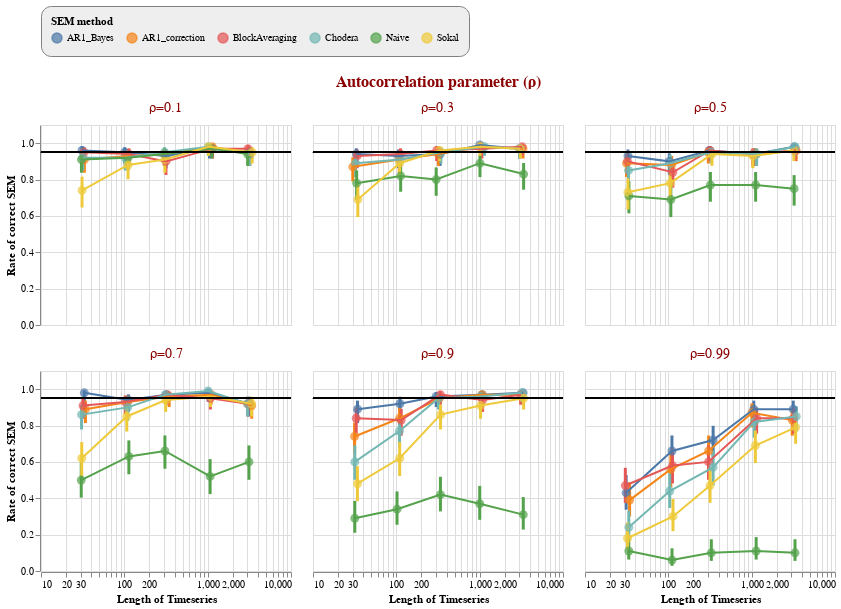

Notebook code for this chart:
### Markdown cell above
# Static version:

### Code cell
# the base chart
base = alt.Chart(data).transform_calculate(
    x_jittered = '0.15*random()*datum.timeSeriesLength+datum.timeSeriesLength',
     #ymin="datum.rate-datum.confInt",
     #ymax="datum.rate+datum.confInt",
    ymin = "datum.confIntLow",
    ymax = "datum.confIntHigh",
    goal='0.95')



#generate the scatter points:
points = base.mark_point(filled=True).encode(
    x=alt.X('x_jittered:Q', scale=alt.Scale(type='log'), title='Length of Timeseries'),
    y=alt.Y('rate:Q', scale=alt.Scale(domain=[0,1.04]), title='Rate of correct SEM'),
    size=alt.value(80),
    color=alt.Color('methodName', legend=alt.Legend(title="SEM method")))

#generate the scatter points:
line = base.mark_line().encode(
    x=alt.X('x_jittered:Q'),
    y=alt.Y('rate:Q'),
    color='methodName')

# scale=alt.Scale(type='log', domain=[0.001, 1000]),
#           axis=alt.Axis(tickCount=5)
    
#generate the 95% mark:
rule = base.mark_rule(color='black').encode(
    alt.Y('goal:Q'))

# generate the error bars:
# errorbars = base.mark_errorbar().encode(
#     alt.X("x_jittered:Q"),
#     alt.Y("ymin:Q", title=''),
#     alt.Y2("ymax:Q"),
#     color='methodName')

errorbars = base.mark_rule(strokeWidth=3).encode(
    alt.X("x_jittered:Q"),
    alt.Y("ymin:Q", title=''),
    alt.Y2("ymax:Q"),
    color='methodName'
)


selection = alt.selection_single(fields=['symbol']);

chart = alt.layer(
    
  errorbars,
  points,
  line,
  rule,
    
).properties(
    width=250,
    height=200
    ).add_selection(selection).facet(facet=alt.Facet('trueRho:N', 
                                                     title='Autocorrelation parameter (ρ)'), columns=3)


chart = chart.configure_header(titleColor='darkred',
                       titleFontSize=16,
                      labelColor='darkred',
                      labelFontSize=14)

chart = chart.configure_legend(
    strokeColor='gray',
    fillColor='#EEEEEE',
    padding=10,
    cornerRadius=10,
    orient='top'
)


chart

### Figure 1 — Vega-Lite specification as saved in the notebook (floating-point values rounded to 4 significant figures; data arrays with more than 128 entries replaced by an {"elided": "..."} marker saying what was removed)
{"config": {"view": {"continuousWidth": 400, "continuousHeight": 300}, "header": {"labelColor": "darkred", "labelFontSize": 14, "titleColor": "darkred", "titleFontSize": 16}, "legend": {"cornerRadius": 10, "fillColor": "#EEEEEE", "orient": "top", "padding": 10, "strokeColor": "gray"}}, "data": {"name": "data-cbf859249af5beef084390330e87850d"}, "facet": {"type": "nominal", "field": "trueRho", "title": "Autocorrelation parameter (ρ)"}, "spec": {"layer": [{"mark": {"type": "rule", "strokeWidth": 3}, "encoding": {"color": {"type": "nominal", "field": "methodName"}, "x": {"type": "quantitative", "field": "x_jittered"}, "y": {"type": "quantitative", "field": "ymin", "title": ""}, "y2": {"field": "ymax"}}, "selection": {"selector001": {"type": "single", "fields": ["symbol"]}}, "transform": [{"calculate": "0.15*random()*datum.timeSeriesLength+datum.timeSeriesLength", "as": "x_jittered"}, {"calculate": "datum.confIntLow", "as": "ymin"}, {"calculate": "datum.confIntHigh", "as": "ymax"}, {"calculate": "0.95", "as": "goal"}]}, {"mark": {"type": "point", "filled": true}, "encoding": {"color": {"type": "nominal", "field": "methodName", "legend": {"title": "SEM method"}}, "size": {"value": 80}, "x": {"type": "quantitative", "field": "x_jittered", "scale": {"type": "log"}, "title": "Length of Timeseries"}, "y": {"type": "quantitative", "field": "rate", "scale": {"domain": [0, 1.04]}, "title": "Rate of correct SEM"}}, "transform": [{"calculate": "0.15*random()*datum.timeSeriesLength+datum.timeSeriesLength", "as": "x_jittered"}, {"calculate": "datum.confIntLow", "as": "ymin"}, {"calculate": "datum.confIntHigh", "as": "ymax"}, {"calculate": "0.95", "as": "goal"}]}, {"mark": "line", "encoding": {"color": {"type": "nominal", "field": "methodName"}, "x": {"type": "quantitative", "field": "x_jittered"}, "y": {"type": "quantitative", "field": "rate"}}, "transform": [{"calculate": "0.15*random()*datum.timeSeriesLength+datum.timeSeriesLength", "as": "x_jittered"}, {"calculate": "datum.confIntLow", "as": "ymin"}, {"calculate": "datum.confIntHigh", "as": "ymax"}, {"calculate": "0.95", "as": "goal"}]}, {"mark": {"type": "rule", "color": "black"}, "encoding": {"y": {"type": "quantitative", "field": "goal"}}, "transform": [{"calculate": "0.15*random()*datum.timeSeriesLength+datum.timeSeriesLength", "as": "x_jittered"}, {"calculate": "datum.confIntLow", "as": "ymin"}, {"calculate": "datum.confIntHigh", "as": "ymax"}, {"calculate": "0.95", "as": "goal"}]}], "height": 200, "width": 250}, "columns": 3, "$schema": "https://vega.github.io/schema/vega-lite/v4.8.1.json", "datasets": {"data-cbf859249af5beef084390330e87850d": {"elided": "180 records"}}}
